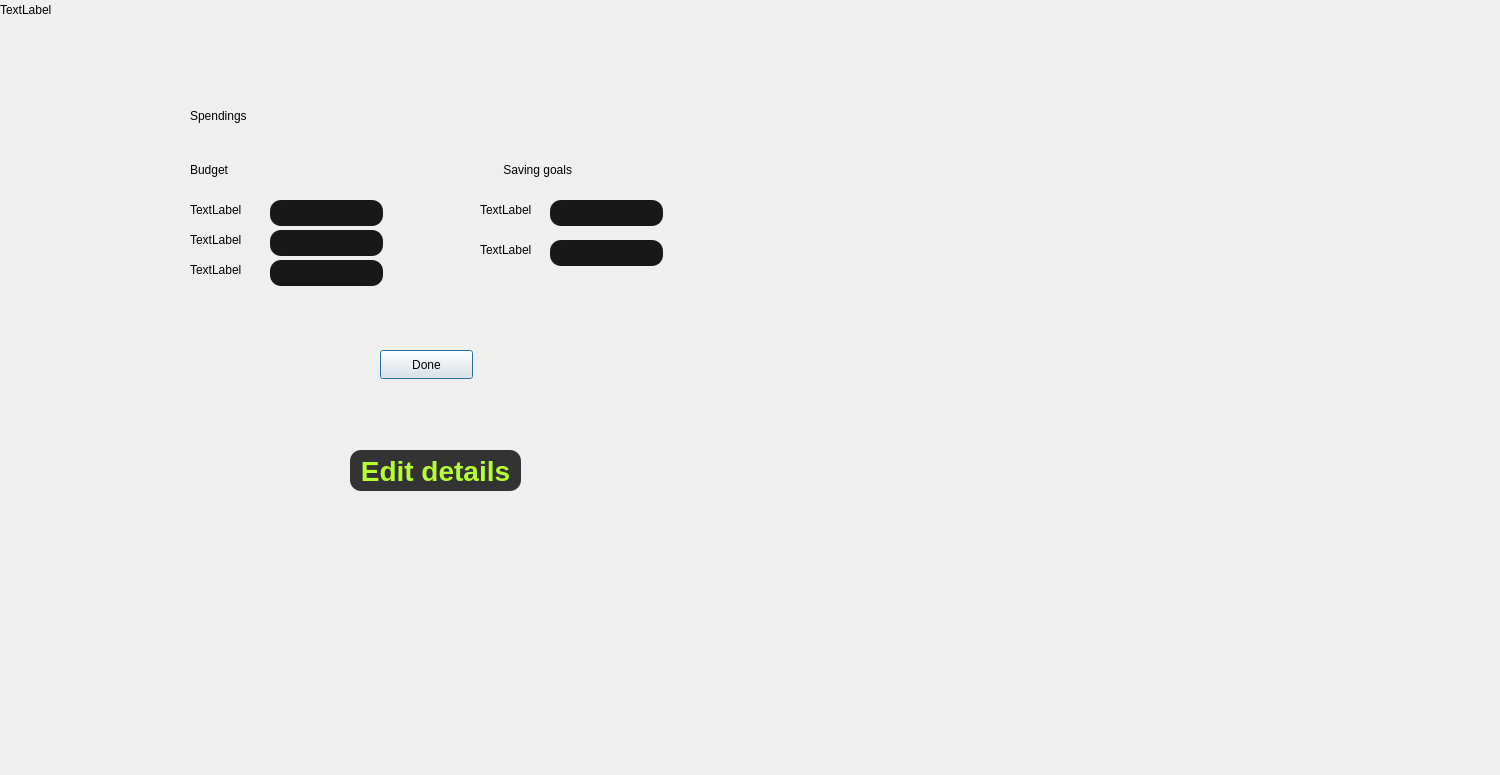
<?xml version="1.0" encoding="UTF-8"?>
<ui version="4.0">
 <class>Dashboard_spendings</class>
 <widget class="QDialog" name="Dashboard_spendings">
  <property name="geometry">
   <rect>
    <x>0</x>
    <y>0</y>
    <width>1500</width>
    <height>775</height>
   </rect>
  </property>
  <property name="windowTitle">
   <string>Dialog</string>
  </property>
  <widget class="QLabel" name="backgroundd">
   <property name="geometry">
    <rect>
     <x>0</x>
     <y>0</y>
     <width>63</width>
     <height>20</height>
    </rect>
   </property>
   <property name="text">
    <string>TextLabel</string>
   </property>
  </widget>
  <widget class="QLabel" name="spendingsText">
   <property name="geometry">
    <rect>
     <x>190</x>
     <y>100</y>
     <width>121</width>
     <height>31</height>
    </rect>
   </property>
   <property name="text">
    <string>Spendings</string>
   </property>
  </widget>
  <widget class="QLabel" name="budgetText">
   <property name="geometry">
    <rect>
     <x>190</x>
     <y>160</y>
     <width>63</width>
     <height>20</height>
    </rect>
   </property>
   <property name="text">
    <string>Budget</string>
   </property>
  </widget>
  <widget class="QLabel" name="label_2">
   <property name="geometry">
    <rect>
     <x>190</x>
     <y>200</y>
     <width>63</width>
     <height>20</height>
    </rect>
   </property>
   <property name="text">
    <string>TextLabel</string>
   </property>
  </widget>
  <widget class="QLabel" name="label_3">
   <property name="geometry">
    <rect>
     <x>190</x>
     <y>230</y>
     <width>63</width>
     <height>20</height>
    </rect>
   </property>
   <property name="text">
    <string>TextLabel</string>
   </property>
  </widget>
  <widget class="QLabel" name="label_4">
   <property name="geometry">
    <rect>
     <x>190</x>
     <y>260</y>
     <width>63</width>
     <height>20</height>
    </rect>
   </property>
   <property name="text">
    <string>TextLabel</string>
   </property>
  </widget>
  <widget class="QLineEdit" name="lineEdit">
   <property name="geometry">
    <rect>
     <x>270</x>
     <y>200</y>
     <width>113</width>
     <height>26</height>
    </rect>
   </property>
   <property name="styleSheet">
    <string notr="true">background-color: rgb(25, 24, 24);
border-radius: 11px;

</string>
   </property>
  </widget>
  <widget class="QLineEdit" name="lineEdit_2">
   <property name="geometry">
    <rect>
     <x>270</x>
     <y>230</y>
     <width>113</width>
     <height>26</height>
    </rect>
   </property>
   <property name="styleSheet">
    <string notr="true">background-color: rgb(25, 24, 24);
border-radius: 11px;</string>
   </property>
  </widget>
  <widget class="QLineEdit" name="lineEdit_3">
   <property name="geometry">
    <rect>
     <x>270</x>
     <y>260</y>
     <width>113</width>
     <height>26</height>
    </rect>
   </property>
   <property name="styleSheet">
    <string notr="true">background-color: rgb(25, 24, 24);
border-radius: 11px;</string>
   </property>
  </widget>
  <widget class="QLabel" name="savingGoalsText">
   <property name="geometry">
    <rect>
     <x>500</x>
     <y>160</y>
     <width>101</width>
     <height>20</height>
    </rect>
   </property>
   <property name="text">
    <string> Saving goals</string>
   </property>
  </widget>
  <widget class="QLabel" name="label_6">
   <property name="geometry">
    <rect>
     <x>480</x>
     <y>200</y>
     <width>63</width>
     <height>20</height>
    </rect>
   </property>
   <property name="text">
    <string>TextLabel</string>
   </property>
  </widget>
  <widget class="QLineEdit" name="lineEdit_4">
   <property name="geometry">
    <rect>
     <x>550</x>
     <y>200</y>
     <width>113</width>
     <height>26</height>
    </rect>
   </property>
   <property name="styleSheet">
    <string notr="true">background-color: rgb(25, 24, 24);
border-radius: 11px;</string>
   </property>
  </widget>
  <widget class="QLabel" name="label_7">
   <property name="geometry">
    <rect>
     <x>480</x>
     <y>240</y>
     <width>63</width>
     <height>20</height>
    </rect>
   </property>
   <property name="text">
    <string>TextLabel</string>
   </property>
  </widget>
  <widget class="QLineEdit" name="lineEdit_5">
   <property name="geometry">
    <rect>
     <x>550</x>
     <y>240</y>
     <width>113</width>
     <height>26</height>
    </rect>
   </property>
   <property name="styleSheet">
    <string notr="true">background-color: rgb(25, 24, 24);
border-radius: 11px;</string>
   </property>
  </widget>
  <widget class="QPushButton" name="doneButton">
   <property name="geometry">
    <rect>
     <x>380</x>
     <y>350</y>
     <width>93</width>
     <height>29</height>
    </rect>
   </property>
   <property name="text">
    <string>Done</string>
   </property>
  </widget>
  <widget class="QPushButton" name="editDetails">
   <property name="geometry">
    <rect>
     <x>350</x>
     <y>450</y>
     <width>171</width>
     <height>41</height>
    </rect>
   </property>
   <property name="styleSheet">
    <string notr="true">background-color: rgb(51, 51, 51);
border-radius: 11px;
font-size: 28px;
font: bold;
color: rgb(182, 253, 51);</string>
   </property>
   <property name="text">
    <string>Edit details</string>
   </property>
  </widget>
 </widget>
 <resources/>
 <connections/>
</ui>
